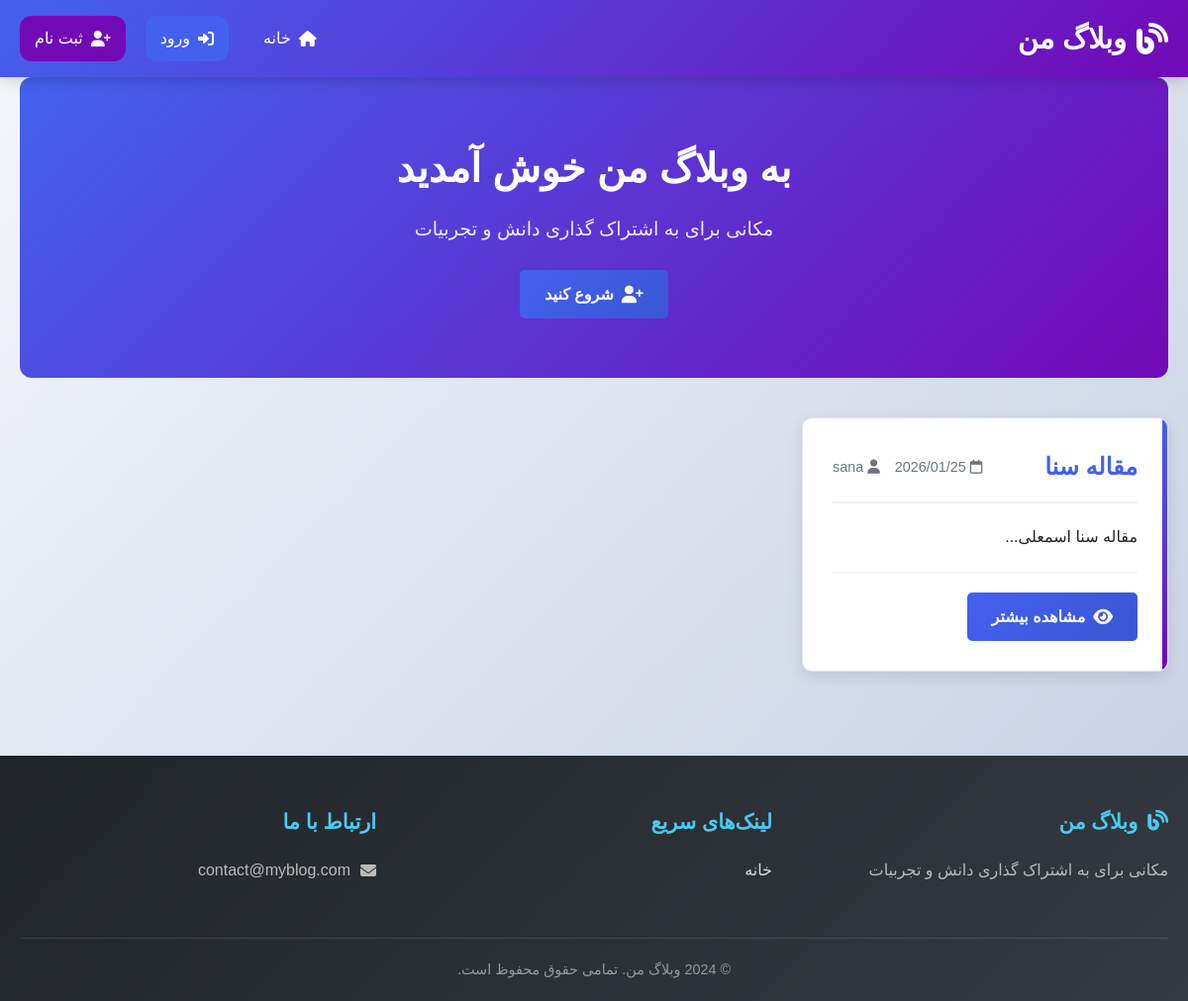
Before: / with the older database file.
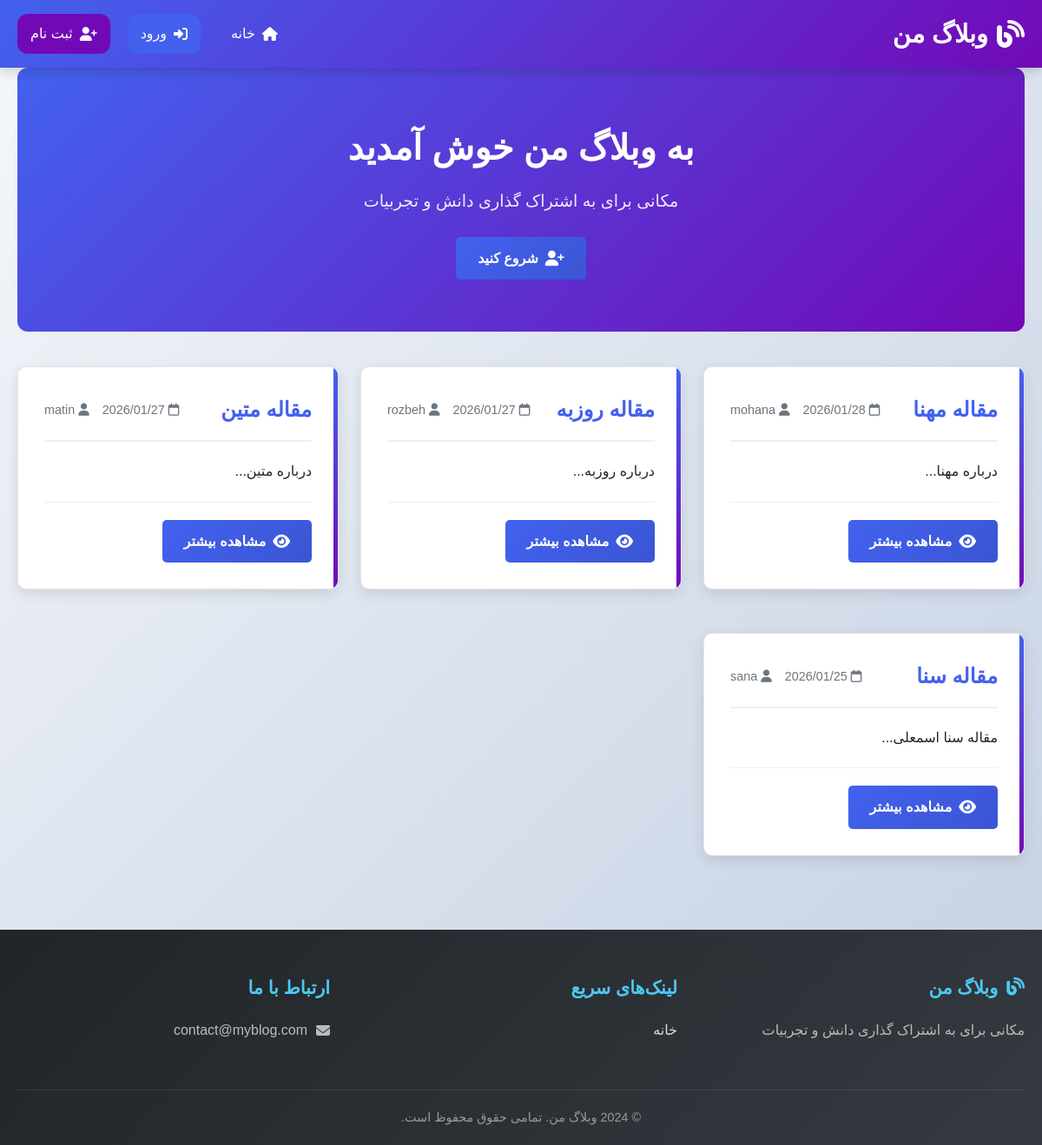
After: the same page with the newer database file.
### blog_flask/app.py (models this page shows, shortened)
class Post(db.Model):
    __tablename__ = 'posts'
    id = db.Column(db.Integer, primary_key=True)
    title = db.Column(db.String(200), nullable=False)
    content = db.Column(db.Text, nullable=False)
    author_id = db.Column(db.Integer, db.ForeignKey('user.id'), nullable=False)  # اصلاح شد به 'user.id'
    created_at = db.Column(db.DateTime, default=datetime.now)
    updated_at = db.Column(db.DateTime, default=datetime.now, onupdate=datetime.now)
    author = db.relationship('User', backref=db.backref('user_posts', lazy=True))
    comments = db.relationship('Comment', backref='post', lazy=True, cascade='all, delete-orphan')

class User(UserMixin, db.Model):
    id = db.Column(db.Integer , primary_key=True)
    username = db.Column(db.String(80) , unique = True , nullable=False)
    email = db.Column(db.String(120) , unique =  True , nullable=False)
    password_hash = db.Column(db.String(120), nullable=False)
    posts = db.relationship("Post" , backref = "author_rel" , lazy = True)  # تغییر نام backref
    comments = db.relationship("Comment" , backref = "author_rel" , lazy = True)

### blog_flask/app.py (the view)
@app.route('/')
def index():
    posts = Post.query.order_by(Post.created_at.desc()).all()
    return render_template("index.html", posts = posts)

### blog_flask/templates/index.html (shortened to what this page needs)
{% extends "base.html" %}
{% block content %}
<div class="hero-section">
    <div class="hero-content">
        <h1>به وبلاگ من خوش آمدید</h1>
        <p>مکانی برای به اشتراک گذاری دانش و تجربیات</p>
        {% if current_user.is_authenticated %}
            <a href="{{ url_for('create_post') }}" class="btn btn-primary">
                <i class="fas fa-plus"></i> ایجاد پست جدید
            </a>
        {% else %}
            <a href="{{ url_for('register') }}" class="btn btn-primary">
                <i class="fas fa-user-plus"></i> شروع کنید
            </a>
        {% endif %}
    </div>
</div>
{% if posts %}
    <div class="posts-grid">
        {% for post in posts %}
        <div class="card post-card">
            <div class="post-header">
                <h2 class="post-title">{{ post.title }}</h2>
                <div class="post-meta">
                    <span><i class="far fa-calendar"></i> {{ post.created_at.strftime('%Y/%m/%d') }}</span>
                    <span><i class="fas fa-user"></i> {{ post.author.username }}</span>
                </div>
            </div>
            <div class="post-content">
                {{ post.content[:200] }}...
            </div>
            <div class="post-actions">
                <a href="{{ url_for('post_detail', id=post.id) }}" class="btn btn-primary btn-small">
                    <i class="fas fa-eye"></i> مشاهده بیشتر
                </a>
            </div>
        </div>
        {% endfor %}
    </div>
{% endif %}
{% endblock %}

### blog_flask/templates/base.html (shortened to what this page needs)
<!DOCTYPE html>
<html lang="fa" dir="rtl">
<head>
    <link rel="stylesheet" href="{{ url_for('static', filename='css/style.css') }}">
    <link rel="stylesheet" href="https://cdnjs.cloudflare.com/ajax/libs/font-awesome/6.4.0/css/all.min.css">
    <link href="https://cdn.jsdelivr.net/gh/rastikerdar/vazirmatn@v33.003/Vazirmatn-font-face.css" rel="stylesheet">
</head>
<body>
    <nav class="navbar">
        <div class="container">
            <a href="{{ url_for('index') }}" class="logo">
                <i class="fas fa-blog"></i> وبلاگ من
            </a>
            <div class="nav-links">
                <a href="{{ url_for('index') }}" class="nav-link {{ 'active' if request.endpoint == 'index' }}">
                    <i class="fas fa-home"></i> خانه
                </a>
                {% if current_user.is_authenticated %}
                    <a href="{{ url_for('dashboard') }}" class="nav-link {{ 'active' if request.endpoint == 'dashboard' }}">
                        <i class="fas fa-user"></i> داشبورد
                    </a>
                    <a href="{{ url_for('create_post') }}" class="nav-link btn-new-post {{ 'active' if request.endpoint == 'create_post' }}">
                        <i class="fas fa-plus"></i> پست جدید
                    </a>
                    <a href="{{ url_for('logout') }}" class="nav-link btn-logout">
                        <i class="fas fa-sign-out-alt"></i> خروج
                    </a>
                    <span class="user-welcome">
                        <i class="fas fa-user-circle"></i> {{ current_user.username }}
                    </span>
                {% else %}
                    <a href="{{ url_for('login') }}" class="nav-link btn-login {{ 'active' if request.endpoint == 'login' }}">
                        <i class="fas fa-sign-in-alt"></i> ورود
                    </a>
                    <a href="{{ url_for('register') }}" class="nav-link btn-register {{ 'active' if request.endpoint == 'register' }}">
                        <i class="fas fa-user-plus"></i> ثبت نام
                    </a>
                {% endif %}
            </div>
        </div>
    </nav>
    <main class="container">
        {% block content %}{% endblock %}
    </main>
    <footer class="footer">
        <div class="container">
            <div class="footer-content">
                <div class="footer-section">
                    <h3><i class="fas fa-blog"></i> وبلاگ من</h3>
                    <p>مکانی برای به اشتراک گذاری دانش و تجربیات</p>
                </div>
                <div class="footer-section">
                    <h3>لینک‌های سریع</h3>
                    <a href="{{ url_for('index') }}">خانه</a>
                </div>
                <div class="footer-section">
                    <h3>ارتباط با ما</h3>
                    <p><i class="fas fa-envelope"></i> contact@myblog.com</p>
                </div>
            </div>
            <div class="footer-bottom">
                <p>© 2024 وبلاگ من. تمامی حقوق محفوظ است.</p>
            </div>
        </div>
    </footer>
</body>
</html>

### blog_flask/static/css/style.css (style rules this page uses)
* { margin: 0; padding: 0; box-sizing: border-box; }
:root { --primary: #4361ee; --primary-dark: #3a56d4; --secondary: #7209b7; --success: #4cc9f0; --danger: #f72585; --warning: #f8961e; --light: #f8f9fa; --dark: #212529; --gray: #6c757d; --border-radius: 12px; --box-shadow: 0 4px 20px rgba(0, 0, 0, 0.1); --transition: all 0.3s ease; }
body { font-family: 'Vazirmatn', sans-serif; background: linear-gradient(135deg, #f5f7fa 0%, #c3cfe2 100%); min-height: 100vh; color: var(--dark); line-height: 1.6; }
.container { max-width: 1200px; margin: 0 auto; padding: 0 20px; }
.navbar { background: linear-gradient(135deg, var(--primary) 0%, var(--secondary) 100%); color: white; padding: 1rem 0; position: sticky; top: 0; z-index: 1000; box-shadow: 0 2px 15px rgba(0, 0, 0, 0.2); }
.navbar .container { display: flex; justify-content: space-between; align-items: center; }
.logo { font-size: 1.8rem; font-weight: bold; color: white; text-decoration: none; display: flex; align-items: center; gap: 10px; }
.logo i { font-size: 2rem; }
.nav-links { display: flex; align-items: center; gap: 20px; }
.nav-link { color: white; text-decoration: none; padding: 10px 15px; border-radius: var(--border-radius); display: flex; align-items: center; gap: 8px; transition: var(--transition); }
.btn-login { background: var(--primary); }
.btn-register { background: var(--secondary); }
main { padding: 40px 0; min-height: calc(100vh - 200px); }
.card { background: white; border-radius: var(--border-radius); padding: 25px; margin-bottom: 25px; box-shadow: var(--box-shadow); transition: var(--transition); border: 1px solid rgba(0, 0, 0, 0.1); }
.post-card { position: relative; overflow: hidden; }
.post-card::before { content: ''; position: absolute; top: 0; right: 0; width: 5px; height: 100%; background: linear-gradient(to bottom, var(--primary), var(--secondary)); }
.post-header { display: flex; justify-content: space-between; align-items: center; margin-bottom: 20px; padding-bottom: 15px; border-bottom: 2px solid #f0f0f0; }
.post-title { color: var(--primary); font-size: 1.5rem; font-weight: bold; }
.post-meta { color: var(--gray); font-size: 0.9rem; display: flex; align-items: center; gap: 15px; }
.post-content { margin-bottom: 20px; line-height: 1.8; }
.btn { display: inline-flex; align-items: center; gap: 10px; padding: 12px 24px; border: none; border-radius: var(--border-radius); font-family: 'Vazirmatn', sans-serif; font-size: 1rem; font-weight: bold; cursor: pointer; transition: var(--transition); text-decoration: none; }
.btn i { font-size: 1.1rem; }
.btn-primary { background: linear-gradient(135deg, var(--primary) 0%, var(--primary-dark) 100%); color: white; }
.btn-small { padding: 8px 16px; font-size: 0.9rem; }
.footer { background: linear-gradient(135deg, var(--dark) 0%, #343a40 100%); color: white; padding: 50px 0 20px; margin-top: 60px; }
.footer-content { display: grid; grid-template-columns: repeat(auto-fit, minmax(250px, 1fr)); gap: 40px; margin-bottom: 40px; }
.footer-section h3 { color: var(--success); margin-bottom: 20px; font-size: 1.3rem; display: flex; align-items: center; gap: 10px; }
.footer-section a { color: #ddd; text-decoration: none; display: block; margin-bottom: 10px; transition: var(--transition); }
.footer-section p { color: #bbb; margin-bottom: 15px; display: flex; align-items: center; gap: 10px; }
.footer-bottom { text-align: center; padding-top: 20px; border-top: 1px solid rgba(255, 255, 255, 0.1); color: #999; font-size: 0.9rem; }
.card { animation: fadeIn 0.6s ease; }
.card { background: white; border-radius: 10px; padding: 30px; box-shadow: 0 5px 15px rgba(0, 0, 0, 0.1); }
.btn { padding: 12px 25px; border: none; border-radius: 5px; font-size: 16px; font-weight: 600; cursor: pointer; transition: all 0.3s; display: inline-flex; align-items: center; gap: 8px; font-family: 'Vazir', sans-serif; }
.btn-primary { background-color: var(--primary); color: white; }

Changed rows visible on the page:
added Post: title "مقاله مهنا", created_at "2026/01/28", author.username "mohana", content "درباره مهنا"
added Post: title "مقاله روزبه", created_at "2026/01/27", author.username "rozbeh", content "درباره روزبه"
added Post: title "مقاله متین", created_at "2026/01/27", author.username "matin", content "درباره متین"
